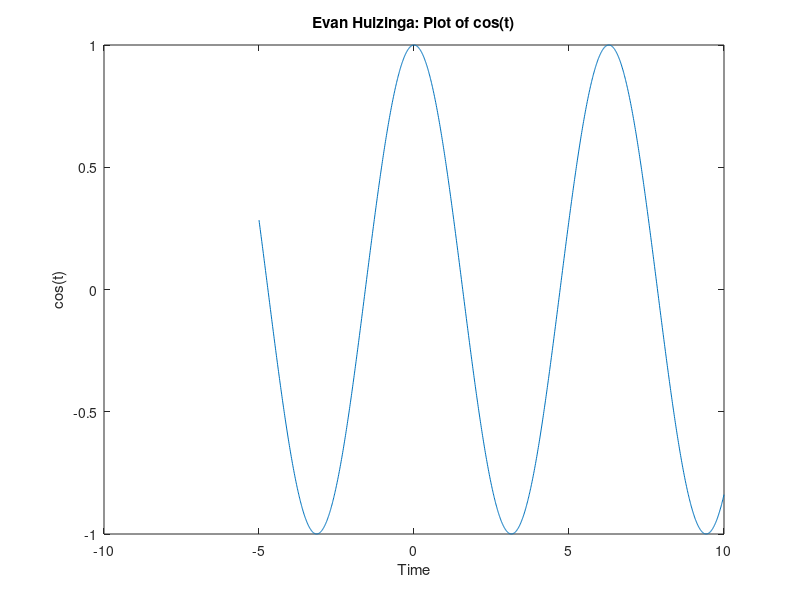
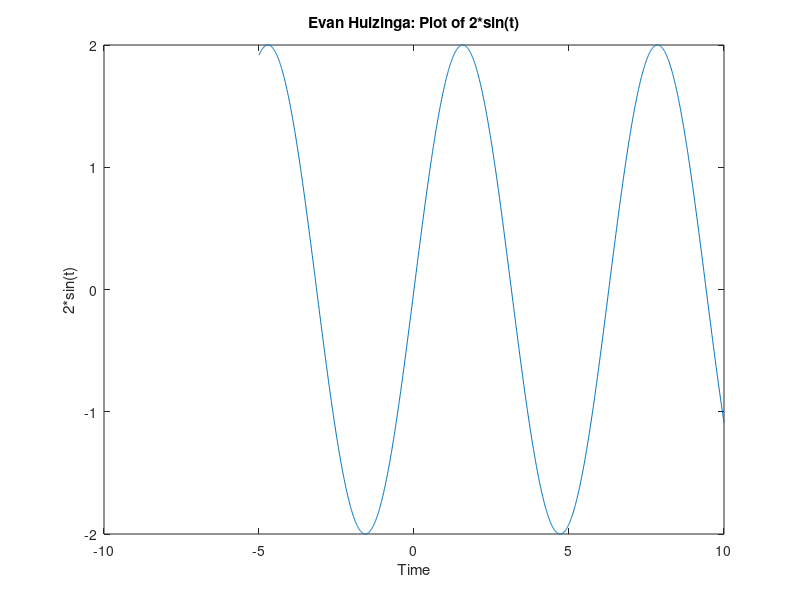
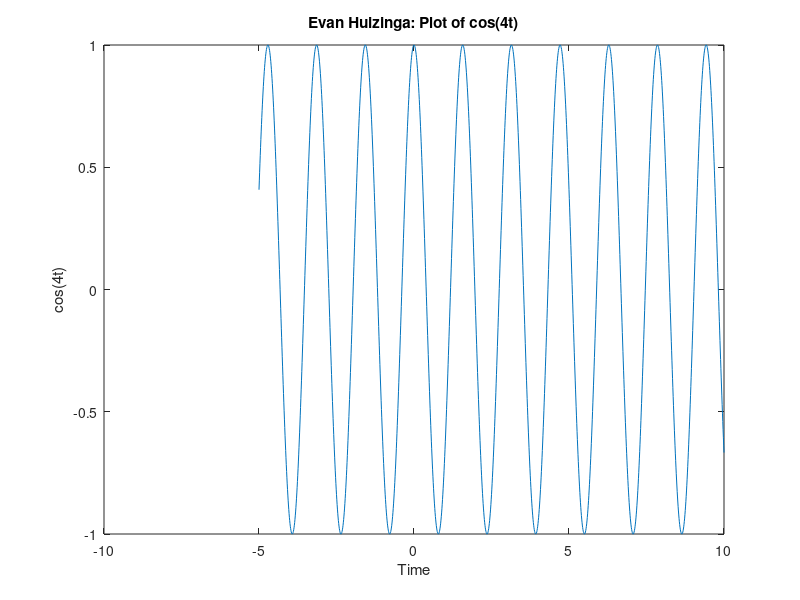
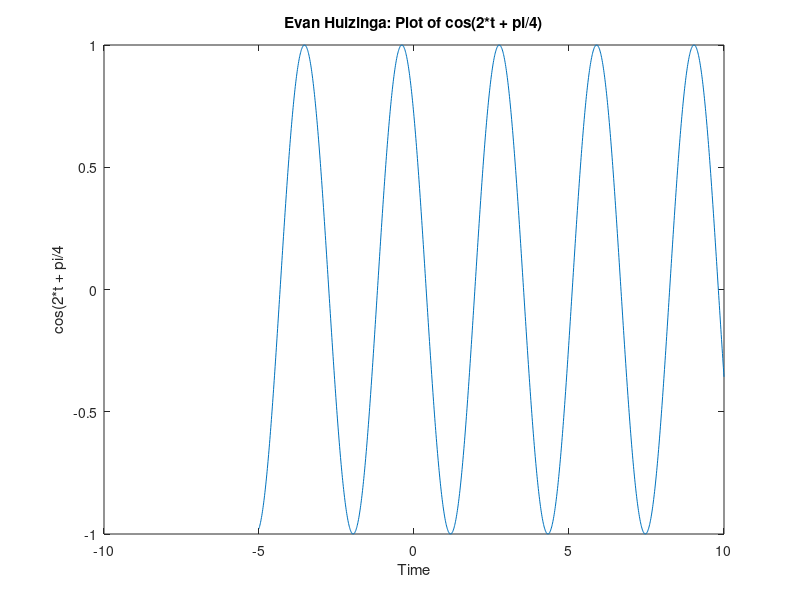

These charts were generated, in order, by the following MATLAB code: (Note: this script raises an error after producing the figures.)
% Variable Assignment  Question 1 Part 1 %
matrix1 = [1 11 5 9
    8 19 4 6
    4 17 13 5];

matrix2 = matrix1.'; % Transposed Matrix %

%  Question 2 %
matrix3 = 5:5:250;

% Question 3 %
t = -5:0.01:10;
t(6);
size(t);
length(t);

% % Question 4 %
% y = cos(t);
% plot(t,y);
% title('Evan Huizinga: Plot of cos(t)');
% xlabel('Time');
% ylabel('cos(t)');
% 
% % Question 5 %
% y2 = 2*sin(t);
% plot(t,y2);
% title('Evan Huizinga: Plot of 2*sin(t)');
% xlabel('Time');
% ylabel('2*sin(t)');
% 
% % Question 6 %
% y3 = cos(4*t);
% plot(t,y3);
% title('Evan Huizinga: Plot of cos(4t)');
% xlabel('Time');
% ylabel('cos(4t)');
% 
% % Question 7 %
% y4 = cos((2*t) + (pi / 4));
% plot(t,y4);
% title('Evan Huizinga: Plot of cos(2*t + pi/4)');
% xlabel('Time');
% ylabel('cos(2*t + pi/4');

% Question 8 %

y1 = cos(t);
figure;
plot(t,y1);
title('Evan Huizinga: Plot of cos(t)');
xlabel('Time');
ylabel('cos(t)');

y2 = 2*sin(t);
figure;
plot(t,y2);
title('Evan Huizinga: Plot of 2*sin(t)');
xlabel('Time');
ylabel('2*sin(t)');

y3 = cos(4*t);
figure;
plot(t,y3);
title('Evan Huizinga: Plot of cos(4t)');
xlabel('Time');
ylabel('cos(4t)');

y4 = cos((2*t) + (pi / 4));
figure;
plot(t,y4);
title('Evan Huizinga: Plot of cos(2*t + pi/4)');
xlabel('Time');
ylabel('cos(2*t + pi/4');

% Question 9 %
mu = 5;
y9 = my_unit_step(t,mu);
figure;
plot(t,y9);
title('Evan Huizinga: Plot of t vs step function y9');
xlabel('Time');
ylabel('y9');

% Question 10 %

% Function x(t) returns the value 0 for all points except when 0<=t<4 
xt = 2 * (my_unit_step(t,0) - my_unit_step(t,4));
% Function x(t) returns the value of 4 for the range -1<=t<4, the value
% -1 for the range 2<=t<6, and the value 0 for 6<=t
yt = 4 * (my_unit_step(t, -1) - my_unit_step(t, 2)) - 1 * (my_unit_step(t, 2) - my_unit_step(t, 6));

plot(t, xt);
hold;
plot(t, yt); 
hold;

title('Plot of step functions x(t) and y(t)');
xlabel('Time');
ylabel('x(t) and y(t)');
legend('x(t)', 'y(t)');
